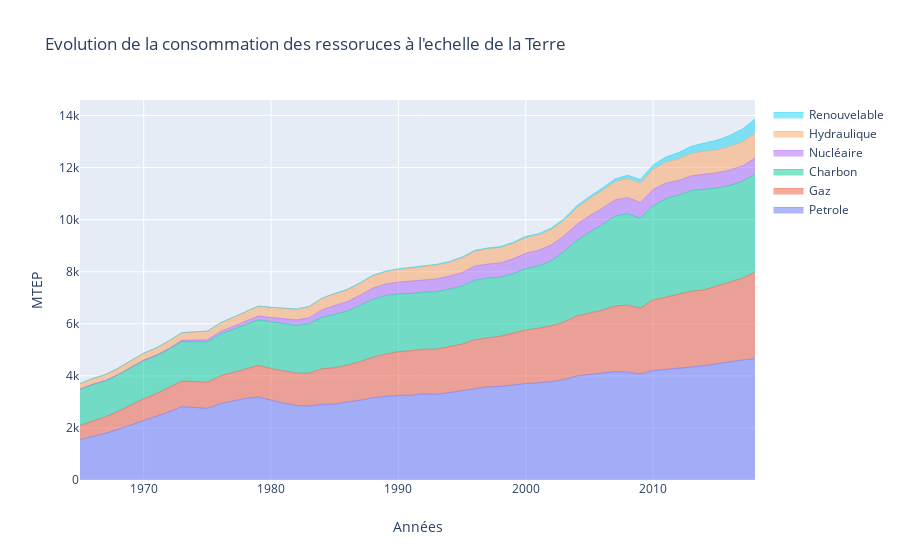

Notebook source saved alongside this figure:
### Code cell
import plotly.graph_objects as go

x=['Winter', 'Spring', 'Summer', 'Fall']

fig = go.Figure( )
fig.add_trace(go.Scatter(
    x=df_oil_cons.sum(axis=0).index, y= df_oil_cons.sum(axis=0).values,
    hoverinfo='x+y',
    mode='lines',
    line=dict(width=0.5),
    stackgroup='one', # define stack group
    name="Petrole"
))
fig.add_trace(go.Scatter(
    x=df_gas_cons.sum(axis=0).index, y= df_gas_cons.sum(axis=0).values,
    hoverinfo='x+y',
    mode='lines',
    line=dict(width=0.5),
    stackgroup='one',
    name="Gaz"
))
fig.add_trace(go.Scatter(
    x=df_coal_cons.sum(axis=0).index, y= df_coal_cons.sum(axis=0).values,
    hoverinfo='x+y',
    mode='lines',
    line=dict(width=0.5),
    stackgroup='one',
    name="Charbon"
))
fig.add_trace(go.Scatter(
    x=df_nucl_cons.sum(axis=0).index, y= df_nucl_cons.sum(axis=0).values,
    hoverinfo='x+y',
    mode='lines',
    line=dict(width=0.5),
    stackgroup='one',
    name="Nucléaire" 
))
fig.add_trace(go.Scatter(
    x=df_hydr_cons.sum(axis=0).index, y= df_hydr_cons.sum(axis=0).values,
    hoverinfo='x+y',
    mode='lines',
    line=dict(width=0.5),
    stackgroup='one',
    name="Hydraulique" 
))
fig.add_trace(go.Scatter(
    x=df_renew_cons.sum(axis=0).index, y= df_renew_cons.sum(axis=0).values,
    hoverinfo='x+y',
    mode='lines',
    line=dict(width=0.5),
    stackgroup='one',
    name="Renouvelable"
))

fig.update_layout(title="Evolution de la consommation des ressoruces à l'echelle de la Terre",
    xaxis_title="Années",
    yaxis_title="MTEP")
fig.show()
